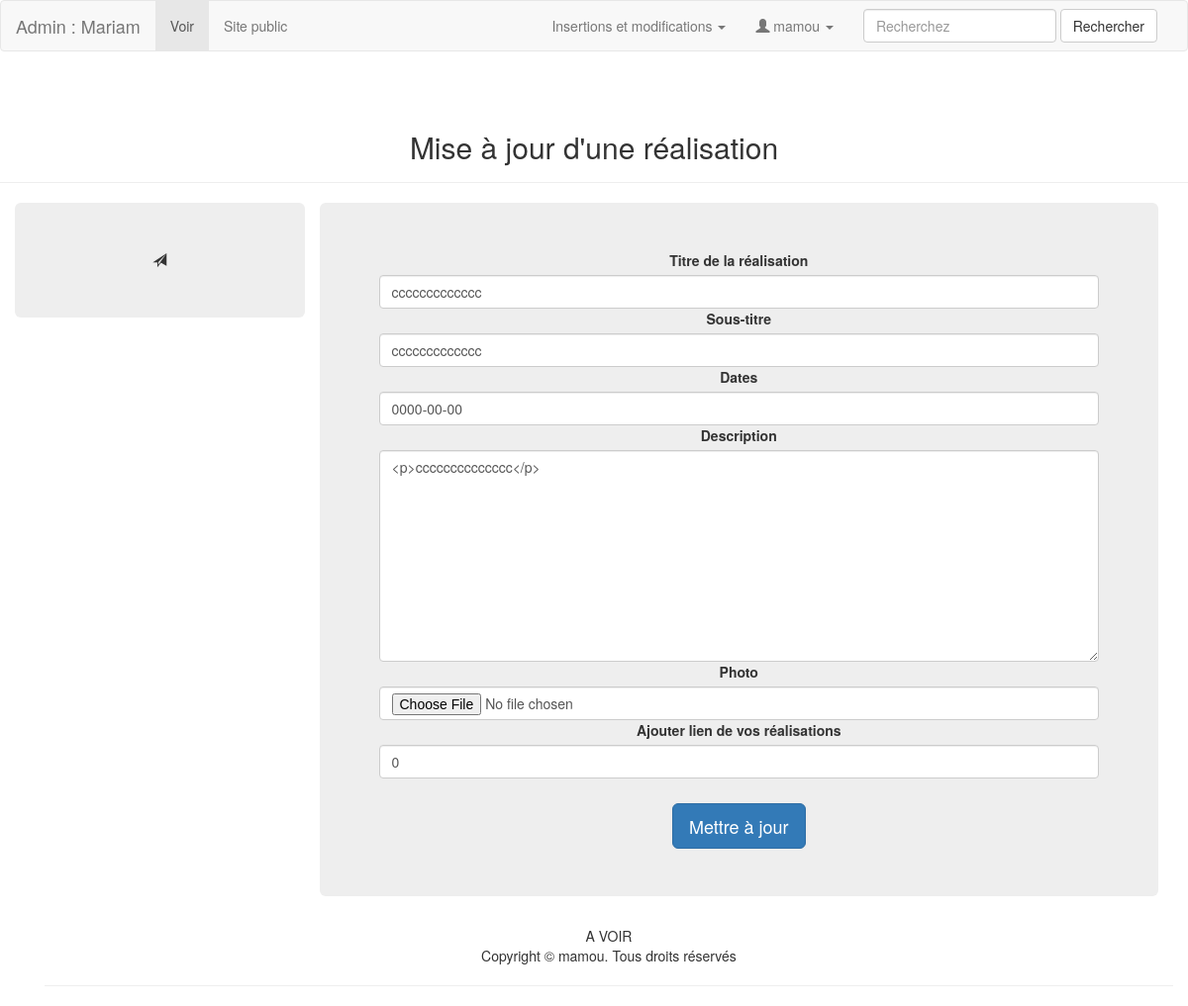
Screenshot of /admin/modif_realisation.php?id_realisation=5 (signed in) with the database file from the repository.
### tables this page shows
CREATE TABLE `utilisateurs` (
  `id_utilisateur` int(11) NOT NULL,
  `prenom` varchar(25) NOT NULL,
  `nom` varchar(25) NOT NULL,
  `email` varchar(50) NOT NULL,
  `telephone` int(20) NOT NULL,
  `mdp` varchar(13) NOT NULL,
  `pseudo` varchar(13) NOT NULL,
  `avatar` varchar(255) NOT NULL,
  `age` int(5) NOT NULL,
  `date_naissance` date NOT NULL,
  `sexe` enum('Femme','Homme','Autre') NOT NULL,
  `etat_civil` enum('M','Mme','Autre') NOT NULL,
  `statut_martial` varchar(13) NOT NULL,
  `adresse` text NOT NULL,
  `code_postal` int(11) NOT NULL,
  `ville` varchar(25) NOT NULL,
  `pays` varchar(25) NOT NULL
);

CREATE TABLE `realisations` (
  `id_realisation` int(11) NOT NULL,
  `titre_r` varchar(45) NOT NULL,
  `sous_titre_r` varchar(45) DEFAULT NULL,
  `dates_r` date NOT NULL,
  `description_r` text NOT NULL,
  `photo_r` varchar(300) NOT NULL,
  `lien_r` int(11) NOT NULL,
  `utilisateur_id` int(11) NOT NULL
);

### admin/modif_realisation.php (the view, shortened to what this page needs)
<?php require '../connexion/connexion.php' ?>
<?php
	if(isset($_SESSION['connexion']) && $_SESSION['connexion']=='connecté'){
		$id_utilisateur=$_SESSION['id_utilisateur'];
	}else{
		header('location:authentification.php');
	}
	?>
	<?php
	$id_realisation = $_GET['id_realisation'];
	$sql = $pdoCV->query("SELECT * FROM realisations WHERE id_realisation = '$id_realisation' ");
	$ligne_realisation = $sql->fetch();
?>
<!DOCTYPE html>
<html lang="fr">
<head>
	<?php
		$sql = $pdoCV->query(" SELECT * FROM utilisateurs WHERE id_utilisateur ='$id_utilisateur' ");
		$ligne_utilisateur = $sql->fetch();
	?>
<link rel="stylesheet" href="../css/bootstrap.css">
</head>
<body>
<?php include("include_nav.php"); ?>
<section>
  <div class="row">
    <div class="col-lg-12 page-header text-center">
      <h2>Mise à jour d'une réalisation</h2>
    </div>
  </div>
  <div class="container">
<div class="row text-center">
          <div class="col-xs-3 jumbotron">
          	<span class="glyphicon glyphicon-send"></span>
  </div>
          <div class="text-center col-xs-9">
           <div class="jumbotron">
            <form action="modif_realisation.php" method="post" class="text-center">
		<div class="form-group">
            <label for="titre_r">Titre de la réalisation</label>
			<input type="text" name="titre_r" class="form-control" value="<?php echo $ligne_realisation['titre_r']; ?>">
            <label for="sous_titres_r">Sous-titre</label>
			<input type="text" name="sous_titre_r" class="form-control" value="<?php echo $ligne_realisation['sous_titre_r']; ?>">
            <label for="dates_r">Dates</label>
			<input type="text" name="dates_r" class="form-control" value="<?php echo $ligne_realisation['dates_r']; ?>">
            <label for="description_r">Description</label>
			<textarea name="description_r" class="form-control" cols="80" rows="10" maxlength="200" id="description_r"><?php echo $ligne_realisation['description_r']; ?></textarea>
            <label for="photo_r">Photo</label>
            <input type="file"  name="photo_r" class="form-control" value="<?php echo $ligne_realisation['photo_r']; ?>" >
            <label for="lien_r">Ajouter lien de vos réalisations</label>
            <input type="text" name="lien_r" class="form-control" value="<?php echo $ligne_realisation['lien_r']; ?>">
		</div>
              <input type="submit" value="Mettre à jour" class="btn btn-primary btn-lg" style="margin-top: 10px;">
            </form>
          </div>
        </div>
      </div>
	<?php include("include_footer.php"); ?>
</body>
</html>

### admin/include_nav.php (shortened to what this page needs)
<nav class="navbar navbar-default">
  <div class="container-fluid">
    <div class="navbar-header">
      <a class="navbar-brand" href="index.php">Admin : <?php echo $ligne_utilisateur['prenom']; ?></a></div>
    <div class="collapse navbar-collapse" id="bs-example-navbar-collapse-1">
      <ul class="nav navbar-nav">
        <li class="active"><a href="#">Voir <span class="sr-only">(current)</span></a> </li>
        <li><a href="../index.php" target="_blank">Site public</a></li>
      </ul>
      <form class="navbar-form navbar-right" role="search">
        <div class="form-group">
          <input type="text" class="form-control" placeholder="Recherchez">
        </div>
        <button type="submit" class="btn btn-default">Rechercher</button>
      </form>
      <ul class="nav navbar-nav navbar-right">
        <li class="dropdown"> <a href="#" class="dropdown-toggle" data-toggle="dropdown" role="button" aria-expanded="false" aria-haspopup="true">Insertions et modifications <span class="caret"></span></a>
        </li>
            <li class="dropdown"><a href="#" class="dropdown-toggle" data-toggle="dropdown" role="button" aria-expanded="false" aria-haspopup="true"> <span class="glyphicon glyphicon-user"></span> <?php echo $ligne_utilisateur['pseudo']; ?> <span class="caret"></span></a>
            </li>
      </ul>
    </div>
  </div>
</nav>

### admin/include_footer.php
<div class="container">
  <div class="row">
    <div class="col-lg-offset-3 col-xs-12 col-lg-6 text-center">
      A VOIR
    </div>
  </div>
</div>
 <footer class="text-center">
  <div class="container">
    <div class="row">
      <div class="col-xs-12">
        <p>Copyright © <?php echo $ligne_utilisateur['pseudo']; ?>. Tous droits réservés</p>
        <hr>
      </div>
    </div>
  </div>
</footer>

### rows the page displays
utilisateurs: prenom "Mariam", pseudo "mamou"
realisations: titre_r "ccccccccccccc", sous_titre_r "ccccccccccccc", dates_r "0000-00-00", description_r "<p>cccccccccccccc</p>", lien_r "0"
